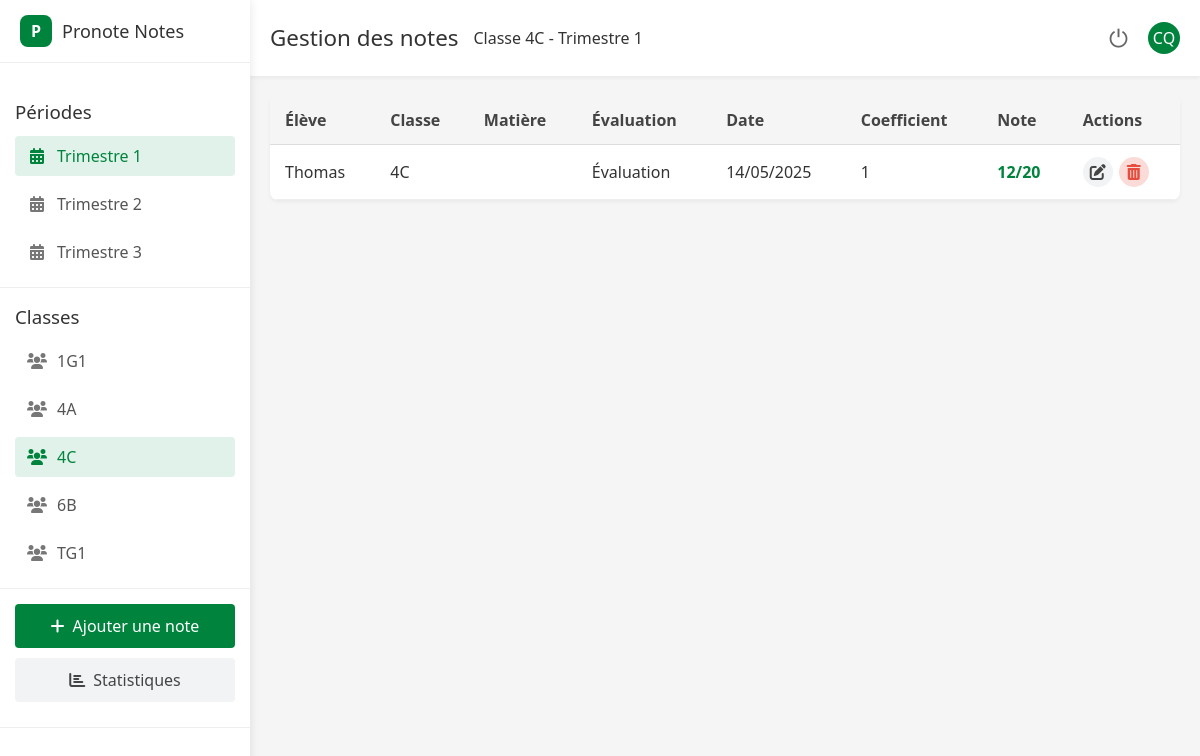
The app's page /notes/interface_notes.php?classe=4C&trimestre=1 (signed in) with its own data.
### tables this page shows
CREATE TABLE `notes` (
  `id` int(11) NOT NULL,
  `nom_eleve` varchar(255) NOT NULL,
  `nom_matiere` varchar(255) NOT NULL,
  `nom_professeur` varchar(255) NOT NULL,
  `note` float NOT NULL,
  `date_ajout` date NOT NULL,
  `classe` varchar(10) DEFAULT NULL,
  `coefficient` int(11) NOT NULL DEFAULT 1,
  `description` varchar(255) DEFAULT NULL,
  `date_evaluation` date DEFAULT NULL,
  `date_creation` timestamp NOT NULL DEFAULT current_timestamp(),
  `matiere` varchar(100) NOT NULL,
  `trimestre` int(11) DEFAULT 1
);

### notes/interface_notes.php (the view, shortened to what the rows shown need)
<?php
include_once 'includes/auth.php';
$user = $_SESSION['user'] ?? null;
$user_fullname = $user['prenom'] . ' ' . $user['nom'];
try {
    $check_table = $pdo->query("SHOW TABLES LIKE 'notes'");
    $table_exists = $check_table && $check_table->rowCount() > 0;
} catch (PDOException $e) {
    $table_exists = false;
}
$classes = [];
try {
    if ($table_exists) {
        $stmt_classes = $pdo->query('SELECT DISTINCT classe FROM notes ORDER BY classe');
        $classes = $stmt_classes->fetchAll(PDO::FETCH_COLUMN);
    }
} catch (PDOException $e) {
    error_log("Erreur lors de la récupération des classes: " . $e->getMessage());
}
$selected_class = isset($_GET['classe']) ? $_GET['classe'] : ($classes[0] ?? '');
$classe_selectionnee = $selected_class;
$trimestre_selectionne = isset($_GET['trimestre']) ? (int)$_GET['trimestre'] : 1;
$trimestre_exists = false;
try {
    if ($table_exists) {
        $check_trimestre = $pdo->query("SHOW COLUMNS FROM notes LIKE 'trimestre'");
        $trimestre_exists = $check_trimestre && $check_trimestre->rowCount() > 0;
    }
} catch (PDOException $e) {
    error_log("Erreur lors de la vérification de la colonne trimestre: " . $e->getMessage());
}
$notes = [];
if ($table_exists) {
    $query = 'SELECT * FROM notes WHERE 1=1';
    $params = [];
    if (!empty($classe_selectionnee)) {
        $query .= ' AND classe = ?';
        $params[] = $classe_selectionnee;
    }
    if ($trimestre_exists) {
        try {
            $query .= ' AND trimestre = ?';
            $params[] = $trimestre_selectionne;
        } catch (PDOException $e) {
            error_log("Erreur lors de la vérification/création de la colonne trimestre: " . $e->getMessage());
        }
    }
    if (isTeacher() && !isAdmin() && !isVieScolaire()) {
        $query .= ' AND nom_professeur = ?';
        $params[] = $user_fullname;
    }
    $query .= ' ORDER BY matiere ASC, date_evaluation DESC';
    try {
        $stmt = $pdo->prepare($query);
        $stmt->execute($params);
        $notes = $stmt->fetchAll(PDO::FETCH_ASSOC);
    } catch (PDOException $e) {
        error_log("Erreur lors de la récupération des notes: " . $e->getMessage());
    }
}
$notes_par_matiere = [];
foreach ($notes as $note) {
    $matiere = $note['matiere'];
    if (!isset($notes_par_matiere[$matiere])) {
        $notes_par_matiere[$matiere] = [];
    }
    $notes_par_matiere[$matiere][] = $note;
}
$moyennes_par_matiere = [];
foreach ($notes_par_matiere as $matiere => $notes_matiere) {
    $total = 0;
    $total_coef = 0;
    foreach ($notes_matiere as $note) {
        $coef = isset($note['coefficient']) ? $note['coefficient'] : 1;
        $total += $note['note'] * $coef;
        $total_coef += $coef;
    }
    $moyennes_par_matiere[$matiere] = $total_coef > 0 ? round($total / $total_coef, 2) : 'N/A';
}
$moyenne_generale = 0;
$total_coef_global = 0;
foreach ($notes_par_matiere as $matiere => $notes_matiere) {
    $total_matiere = 0;
    $total_coef_matiere = 0;
    foreach ($notes_matiere as $note) {
        $coef = isset($note['coefficient']) ? $note['coefficient'] : 1;
        $total_matiere += $note['note'] * $coef;
        $total_coef_matiere += $coef;
    }
    if ($total_coef_matiere > 0) {
        $moyenne_generale += $total_matiere;
        $total_coef_global += $total_coef_matiere;
    }
}
$moyenne_generale = $total_coef_global > 0 ? round($moyenne_generale / $total_coef_global, 2) : 'N/A';
$couleurs_matieres = [
    'Français' => 'francais',
    'Mathématiques' => 'mathematiques',
    'Histoire-Géographie' => 'histoire-geo',
    'Anglais' => 'anglais',
    'Espagnol' => 'espagnol',
    'Allemand' => 'allemand',
    'Physique-Chimie' => 'physique-chimie',
    'SVT' => 'svt',
    'Technologie' => 'technologie',
    'Arts Plastiques' => 'arts',
    'Musique' => 'musique',
    'EPS' => 'eps'
];
?>
<!DOCTYPE html>
<html lang="fr">
<head>
    <link rel="stylesheet" href="assets/css/style.css">
    <link rel="stylesheet" href="https://cdnjs.cloudflare.com/ajax/libs/font-awesome/6.0.0-beta3/css/all.min.css">
</head>
<body>
    <div class="app-container">
        <div class="main-content">
            <div class="top-header">
                <div class="page-title">
                    <h1>Gestion des notes</h1>
                </div>
            </div>
            <div class="content-container">
                <?php if (empty($notes)): ?>
                    <div class="notes-container">
                        <div class="notes-header">
                            <h2>Aucune note disponible pour cette période</h2>
                        </div>
                        <div style="padding: 20px; text-align: center;">
                            <p>Il n'y a pas encore de notes enregistrées pour le trimestre <?= $trimestre_selectionne ?>.</p>
                            <?php if (canManageNotes()): ?>
                                <a href="ajouter_note.php" class="btn btn-primary" style="margin-top: 15px; display: inline-block;">
                                    <i class="fas fa-plus"></i> Ajouter une note
                                </a>
                            <?php endif; ?>
                        </div>
                    </div>
                <?php else: ?>
                    <?php if (isStudent() || isParent()): ?>
                        <div class="eleve-card">
                            <div class="eleve-card-header">
                                <h3>
                                    <?php if (isParent() && isset($notes[0])): ?>
                                        Notes de <?= htmlspecialchars($notes[0]['nom_eleve']) ?>
                                    <?php else: ?>
                                        Mes notes
                                    <?php endif; ?>
                                </h3>
                                <div class="eleve-moyenne"><?= $moyenne_generale ?>/20</div>
                            </div>
                            <div class="eleve-card-body">
                                <?php foreach ($notes_par_matiere as $matiere => $notes_matiere): ?>
                                    <div class="matiere-section">
                                        <div class="matiere-header" onclick="toggleMatiereNotes(this)">
                                            <h4>
                                                <?php
                                                $color_class = $couleurs_matieres[str_replace(' ', '-', $matiere)] ?? 'default';
                                                ?>
                                                <span class="matiere-indicator <?= 'color-' . $color_class ?>"></span>
                                                <?= htmlspecialchars($matiere) ?>
                                            </h4>
                                            <div class="matiere-moyenne"><?= $moyennes_par_matiere[$matiere] ?>/20</div>
                                        </div>
                                        <div class="matiere-notes" style="display: none;">
                                            <?php foreach ($notes_matiere as $note): ?>
                                                <div class="note-item">
                                                    <div class="note-date"><?= date('d/m/Y', strtotime($note['date_evaluation'] ?? $note['date_ajout'])) ?></div>
                                                    <div class="note-desc"><?= htmlspecialchars($note['description'] ?? 'Évaluation') ?></div>
                                                    <div class="note-prof"><?= htmlspecialchars($note['nom_professeur']) ?></div>
                                                    <div class="note-coef">coef. <?= htmlspecialchars($note['coefficient'] ?? '1') ?></div>
                                                    <div class="note-val"><?= htmlspecialchars($note['note']) ?>/20</div>
                                                </div>
                                            <?php endforeach; ?>
                                        </div>
                                    </div>
                                <?php endforeach; ?>
                            </div>
                        </div>
                    <?php else: ?>
                        <div class="notes-container">
                            <table class="notes-list">
                                <thead>
                                    <tr class="notes-header-row">
                                        <th class="notes-header-cell">Élève</th>
                                        <th class="notes-header-cell">Classe</th>
                                        <th class="notes-header-cell">Matière</th>
                                        <th class="notes-header-cell">Évaluation</th>
                                        <th class="notes-header-cell">Date</th>
                                        <th class="notes-header-cell">Coefficient</th>
                                        <th class="notes-header-cell">Note</th>
                                        <th class="notes-header-cell">Actions</th>
                                    </tr>
                                </thead>
                                <tbody>
                                    <?php foreach ($notes as $note): ?>
                                        <tr class="notes-row">
                                            <td class="notes-cell"><?= htmlspecialchars($note['nom_eleve']) ?></td>
                                            <td class="notes-cell"><?= htmlspecialchars($note['classe']) ?></td>
                                            <td class="notes-cell"><?= htmlspecialchars($note['matiere']) ?></td>
                                            <td class="notes-cell"><?= htmlspecialchars($note['description'] ?? 'Évaluation') ?></td>
                                            <td class="notes-cell"><?= date('d/m/Y', strtotime($note['date_evaluation'] ?? $note['date_ajout'])) ?></td>
                                            <td class="notes-cell"><?= htmlspecialchars($note['coefficient'] ?? '1') ?></td>
                                            <td class="notes-cell"><span class="note-value"><?= htmlspecialchars($note['note']) ?>/20</span></td>
                                            <td class="notes-cell">
                                                <div class="note-actions">
                                                    <a href="modifier_note.php?id=<?= $note['id'] ?>" class="btn-icon" title="Modifier">
                                                        <i class="fas fa-edit"></i>
                                                    </a>
                                                    <a href="supprimer_note.php?id=<?= $note['id'] ?>" class="btn-icon btn-danger" title="Supprimer">
                                                        <i class="fas fa-trash-alt"></i>
                                                    </a>
                                                </div>
                                            </td>
                                        </tr>
                                    <?php endforeach; ?>
                                </tbody>
                            </table>
                        </div>
                    <?php endif; ?>
                <?php endif; ?>
            </div>
        </div>
    </div>
</body>
</html>

### records on screen
notes: nom_eleve "Thomas", classe "4C", description "Évaluation", date_evaluation+date_ajout "14/05/2025", coefficient "1", note "12"

### other values on screen
$classe "1G1"
$classe "4A"
$classe "4C"
$classe "6B"
$classe "TG1"
$classe_selectionnee "4C"
$trimestre_selectionne "1"
$user_initials "CQ"
